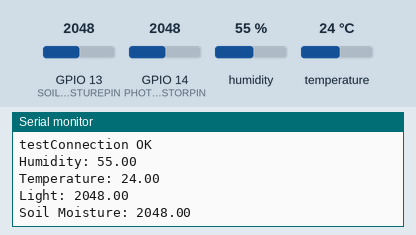
This sketch was run on a simulated ESP32. Shown: the last lines printed to the serial monitor. The inputs (shaded band) are chosen by the test bench; at power-on: humidity 55 %, GPIO 13 (SOILMOISTUREPIN) = 2048, GPIO 14 (PHOTORESISTORPIN) = 2048, temperature 24 °C. Nothing arrives over Bluetooth unless stated.

Above: at 2.7 s.
2.8 s: humidity set to 22 %
4.3 s: GPIO 13 (SOILMOISTUREPIN) set to 2866
5.8 s: GPIO 14 (PHOTORESISTORPIN) set to 2866
At 7.0 s:
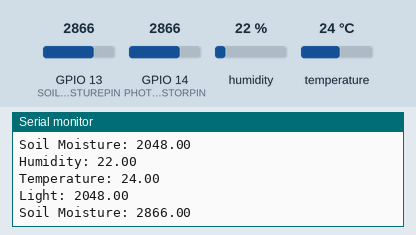
7.3 s: temperature set to 12 °C
At 8.4 s:
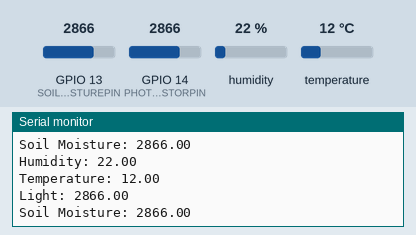
8.8 s: GPIO 13 (SOILMOISTUREPIN) set to 3972
At 10.2 s:
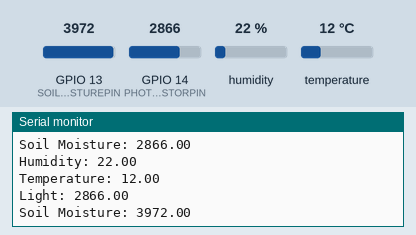
10.3 s: GPIO 14 (PHOTORESISTORPIN) set to 3972
At 12.6 s:
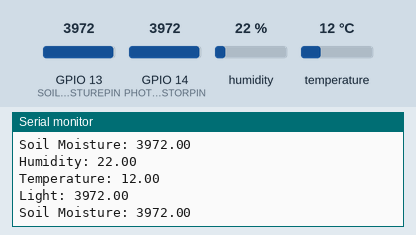
Timing chart, 0 to 12.8 s (numbered marks = the images above; inputs shaded):
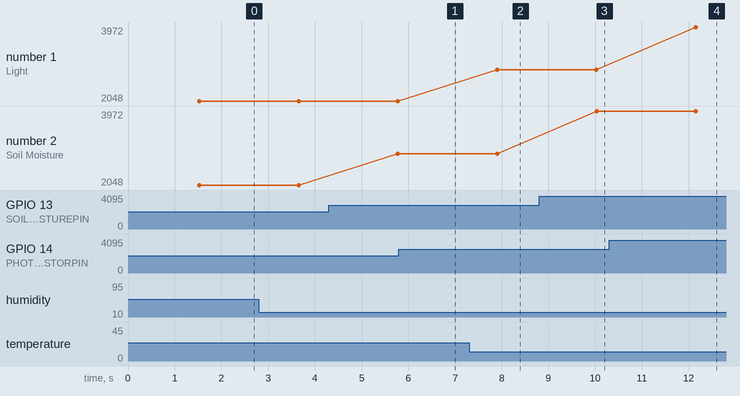

The sketch:

Greenhouse_Control_System.ino
```cpp
#include "DHT.h" // DTH lib
#include "CTBot.h" // Telegram bot library
#include "BluetoothSerial.h" // Bluetooth library
#define DHTPIN 12 // Pin to read sensor
#define DHTTYPE DHT11 // We use a DTH11
#define PHOTORESISTORPIN 14 // Pin to read Photoresistor
#define SOILMOISTUREPIN 13 // Pin to read Photoresistor

#if !defined(CONFIG_BT_ENABLED) || !defined(CONFIG_BLUEDROID_ENABLED)
#error Bluetooth is not enabled! Please run `make menuconfig` to and enable it
#endif

CTBot myBot;
DHT dht(DHTPIN, DHTTYPE);
BluetoothSerial SerialBT;

String ssid  = ""; // Wifi name
String pass  = ""; // WIfi pass
String token = ""; // Telegran token

float h, t, l, m;
String humidity, temperature, light, soilMoisture, toSend;

void setup() {

  // start serial console and bluetooth
  Serial.begin(115200);
  Serial.println("Starting TelegramBot...");
  SerialBT.begin("ESP32");

  // connect the ESP8266 to the desired access point
  myBot.wifiConnect(ssid, pass);

  // set the telegram bot token
  myBot.setTelegramToken(token);

  // check if all things are ok
  if (myBot.testConnection())
    Serial.println("\ntestConnection OK");
  else
    Serial.println("\ntestConnection NOK");

  // init dht
  dht.begin();
}

void loop() {
  // we read data
  h = dht.readHumidity();
  t = dht.readTemperature();
  l = analogRead(PHOTORESISTORPIN);
  m = analogRead(SOILMOISTUREPIN);

  // we check for variable missing
  if (isnan(h) || isnan(t) || isnan(l) || isnan(m)) {
    Serial.println("Failed to read from sensors!");
  }

  // we create a string containing the data to send
  humidity = "Humidity: " + String(h) + "\n";
  temperature = "Temperature: " + String(t) + "\n";
  light = "Light: " + String(l) + "\n";
  soilMoisture = "Soil Moisture: " + String(m) + "\n";
  toSend = humidity + temperature + light + soilMoisture;

  // print to serial
  Serial.print(toSend);

  // print to bluetooth
  SerialBT.print(toSend);

  // a variable to store telegram message data
  TBMessage msg;

  // if there is an incoming message...
  if (myBot.getNewMessage(msg)){
    // ...forward it to the sender
    if(msg.text.equalsIgnoreCase("/data")){
      myBot.sendMessage(msg.sender.id, toSend);
    }
    else{
      myBot.sendMessage(msg.sender.id, msg.text);
    }
  }

  // wait 2000 milliseconds
  delay(2000);
}
```

Measured:
- after the input at 7.3 s, the serial monitor: prints a new line after 0.60 s (image 2)
- after the input at 8.8 s, the serial monitor: prints a new line after 1.2 s (image 3)
- after the input at 10.3 s, the serial monitor: prints a new line after 1.9 s (image 4)
- plotted number 2: 2048 → 2866 after the input at 4.3 s, 2866 → 3972 after the input at 8.8 s
